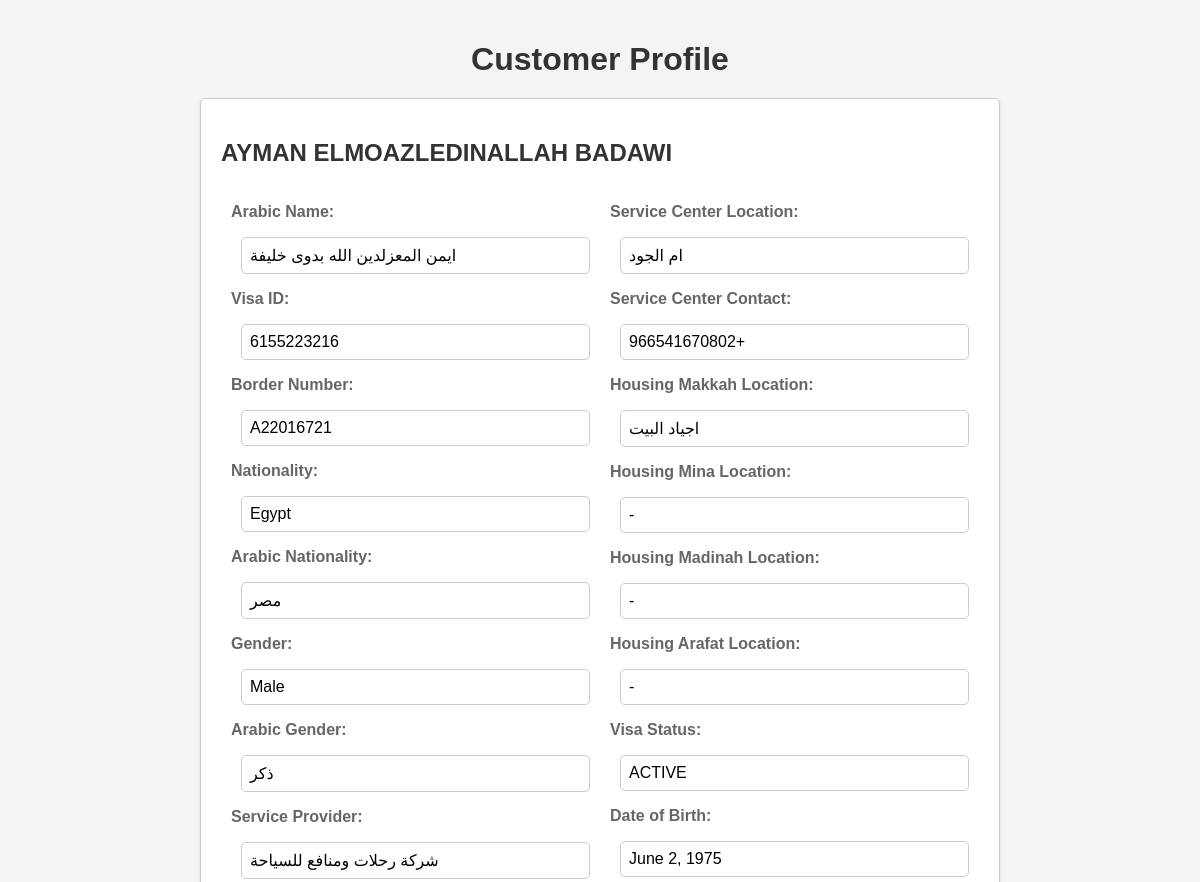
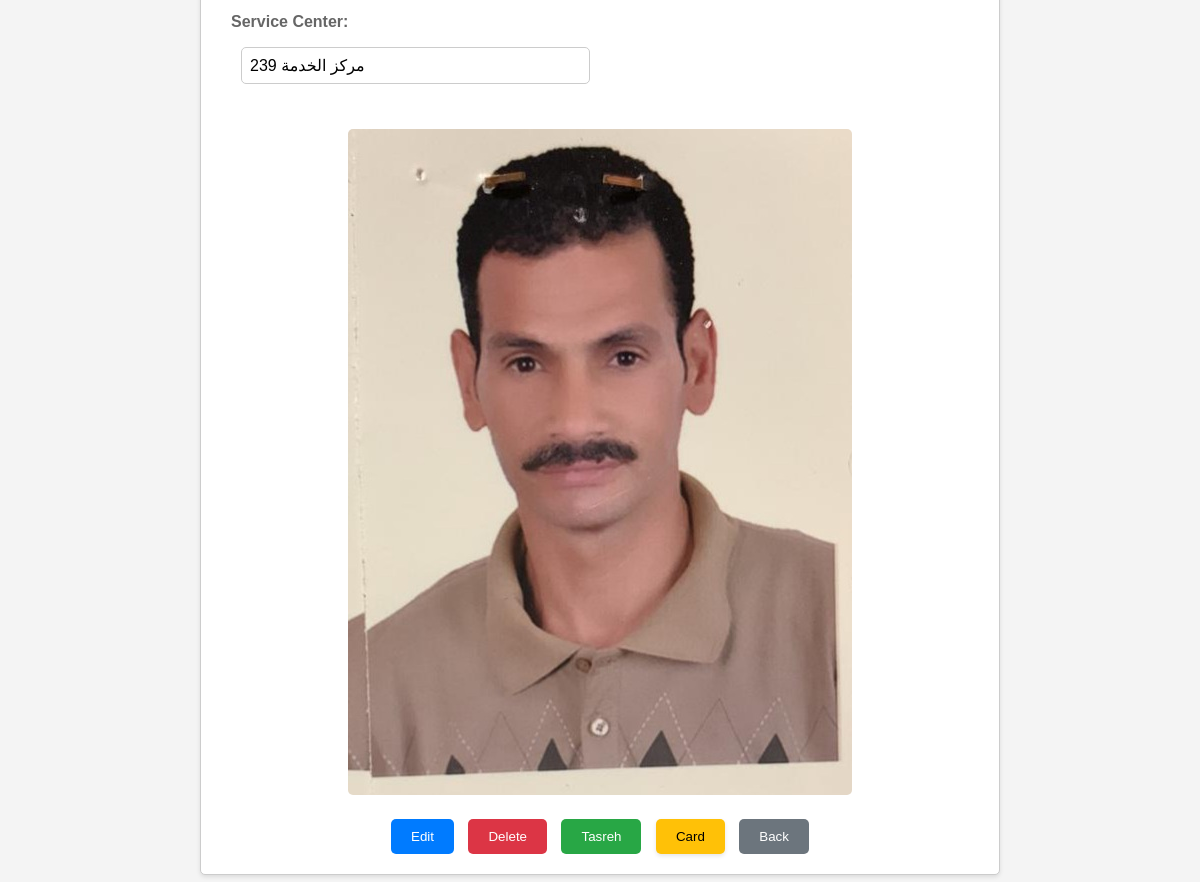
The app's page /customer/get/1/ (signed in) with its own data (2 pictures, top to bottom).
### myApp/models.py (models this page shows, shortened)
class CustomerProfile(models.Model):
    name                = models.CharField(max_length=350)
    arabicName          = models.CharField(max_length=350)
    visaId              = models.CharField(max_length=20 )
    borderNumber        = models.CharField(max_length=20 )
    nationality         = models.CharField(max_length=20 , default="Egypt")
    arabicNationality   = models.CharField(max_length=20 , default="مصر")
    gender              = models.CharField(max_length=20 , choices=GENDER_CHOICES)
    arabicGender        = models.CharField(max_length=20 , choices=ARABIC_GENDER_CHOICES)
    serviceProvider     = models.CharField(max_length=350 , default="شركة رحلات ومنافع للسياحة")
    serviceCenter       = models.CharField(max_length=350 , default="مركز الخدمة 239")
    serviceCenterLocation= models.CharField(max_length=350 , default="ام الجود")
    serviceCenterContact= models.CharField(max_length=350 , default="966541670802+")
    housingMakkahLocation= models.CharField(max_length=350 , default='اجياد البيت')
    housingMinaLocation= models.CharField(max_length=350 , default='-')
    housingMadinahLocation= models.CharField(max_length=350 , default='-')
    housingArafatLocation= models.CharField(max_length=350 , default='-')
    picture             = models.ImageField(upload_to="uploaded_images", blank=True, null=True)
    visaStatus          = models.CharField(max_length=20, blank=True, null=True, default='ACTIVE', choices=VISA_STATUS_CHOICES)
    dob                 = models.DateField(blank=True, null=True, default=datetime.date.today)

### myApp/views.py (the view)
# urls.py: path('customer/get/<int:pk>/', get_customer_detail, name='get_customer'),
def get_customer_detail(request, pk):
    if not request.user.is_superuser:
        return HttpResponseForbidden("You are not authorized to access this page.")
    customer = get_object_or_404(CustomerProfile, pk=pk)
    return render(request, 'customer_detail.html', {'customer': customer})

### templates/customer_detail.html (shortened to what this page needs)
<!DOCTYPE html>
<html lang="en">
<head>
    {% load static %}
    <link rel="stylesheet" href="{% static 'css/card_detail_styles.css' %}">
</head>
<body>
    <div class="container">
        <h1 class="title">Customer Profile</h1>
        <div class="card">
            <h2>{{ customer.name }}</h2>
            <div class="details">
                <div class="field-container">
                    <p class="field"><label for="arabic-name">Arabic Name:</label></p>
                    <p class="field-value">{{ customer.arabicName }}</p>
                    <p class="field"><label for="visa-id">Visa ID:</label></p>
                    <p class="field-value">{{ customer.visaId }}</p>
                    <p class="field"><label for="border-number">Border Number:</label></p>
                    <p class="field-value">{{ customer.borderNumber }}</p>
                    <p class="field"><label for="nationality">Nationality:</label></p>
                    <p class="field-value">{{ customer.nationality }}</p>
                    <p class="field"><label for="arabic-nationality">Arabic Nationality:</label></p>
                    <p class="field-value">{{ customer.arabicNationality }}</p>
                    <p class="field"><label for="gender">Gender:</label></p>
                    <p class="field-value">{{ customer.gender }}</p>
                    <p class="field"><label for="arabic-gender">Arabic Gender:</label></p>
                    <p class="field-value">{{ customer.arabicGender }}</p>
                    <p class="field"><label for="service-provider">Service Provider:</label></p>
                    <p class="field-value">{{ customer.serviceProvider }}</p>
                    <p class="field"><label for="service-center">Service Center:</label></p>
                    <p class="field-value">{{ customer.serviceCenter }}</p>
                </div>
                <div class="field-container">
                    <p class="field"><label for="service-center-location">Service Center Location:</label></p>
                    <p class="field-value">{{ customer.serviceCenterLocation }}</p>
                    <p class="field"><label for="service-center-contact">Service Center Contact:</label></p>
                    <p class="field-value">{{ customer.serviceCenterContact }}</p>
                    <p class="field"><label for="housing-makkah-location">Housing Makkah Location:</label></p>
                    <p class="field-value">{{ customer.housingMakkahLocation }}</p>
                    <p class="field"><label for="housing-mina-location">Housing Mina Location:</label></p>
                    <p class="field-value">{{ customer.housingMinaLocation }}</p>
                    <p class="field"><label for="housing-madinah-location">Housing Madinah Location:</label></p>
                    <p class="field-value">{{ customer.housingMadinahLocation }}</p>
                    <p class="field"><label for="housing-arafat-location">Housing Arafat Location:</label></p>
                    <p class="field-value">{{ customer.housingArafatLocation }}</p>
                    <p class="field"><label for="visa-status">Visa Status:</label></p>
                    <p class="field-value">{{ customer.visaStatus }}</p>
                    <p class="field"><label for="dob">Date of Birth:</label></p>
                    <p class="field-value">{{ customer.dob }}</p>
                </div>
            </div>
            <div class="image-container">
                {% if customer.picture %}
                <img src="{{ customer.picture.url }}" alt="{{ customer.name }}" class="customer-image">
                {% else %}
                <img src="{% static 'images/default_image.png' %}" alt="{{ customer.name }}" class="customer-image">
                {% endif %}
            </div>
            <div class="button-container">
                <button class="edit" onclick="location.href='{% url 'edit_customer' customer.id %}'">Edit</button>
                <button class="delete" onclick="location.href='{% url 'delete_customer' customer.id %}'">Delete</button>
                <button class="tasreh" onclick="location.href='{% url 'tasreh_customer' customer.id %}'">Tasreh</button>
                <button class="card" onclick="location.href='{% url 'card_customer' customer.id %}'">Card</button>
                <button class="back" onclick="location.href='{% url 'homepage' %}'">Back</button>
            </div>
        </div>
    </div>
</body>
</html>

### static/css/card_detail_styles.css (style rules this page uses)
body { font-family: Arial, sans-serif; background-color: #f4f4f4; margin: 0; padding: 0; }
.container { max-width: 800px; margin: 0 auto; padding: 20px; }
.title { text-align: center; margin-bottom: 20px; color: #333; }
.card { background-color: #fff; border: 1px solid #ccc; border-radius: 5px; padding: 20px; box-shadow: 0 2px 4px rgba(0, 0, 0, 0.1); }
.card h2 { font-size: 24px; color: #333; margin-bottom: 10px; }
.details { display: flex; flex-wrap: wrap; }
.field-container { width: 50%; padding: 10px; box-sizing: border-box; }
.field { font-size: 16px; color: #666; margin-bottom: 10px; }
.field label { font-weight: bold; }
.field-value { margin-left: 10px; }
.field { font-size: 16px; color: #666; margin-bottom: 10px; display: flex; align-items: center; }
.field label { font-weight: bold; min-width: 200px; margin-right: 10px; }
.field-value { flex-grow: 1; padding: 8px; border: 1px solid #ccc; border-radius: 5px; }
.details p { margin-bottom: 15px; }
.image-container { text-align: center; margin-top: 20px; }
.customer-image { max-width: 100%; height: auto; border-radius: 5px; }
.button-container { text-align: center; margin-top: 20px; }
.button-container button { padding: 10px 20px; margin: 0 5px; border: none; border-radius: 5px; cursor: pointer; }
.button-container button.edit { background-color: #007bff; color: white; }
.button-container button.delete { background-color: #dc3545; color: white; }
.button-container button.tasreh { background-color: #28a745; color: white; }
.button-container button.card { background-color: #ffc107; color: black; }
.button-container button.back { background-color: #6c757d; color: white; }

### records on screen
CustomerProfile: name "AYMAN ELMOAZLEDINALLAH BADAWI", arabicName "ايمن المعزلدين الله بدوى خليفة", visaId "6155223216", borderNumber "A22016721", nationality "Egypt", arabicNationality "مصر", gender "Male", arabicGender "ذكر", serviceProvider "شركة رحلات ومنافع للسياحة", serviceCenter "مركز الخدمة 239", serviceCenterLocation "ام الجود", serviceCenterContact "966541670802+", housingMakkahLocation "اجياد البيت", housingMinaLocation "-", housingMadinahLocation "-", housingArafatLocation "-", visaStatus "ACTIVE", dob "June 2, 1975", picture (picture)
